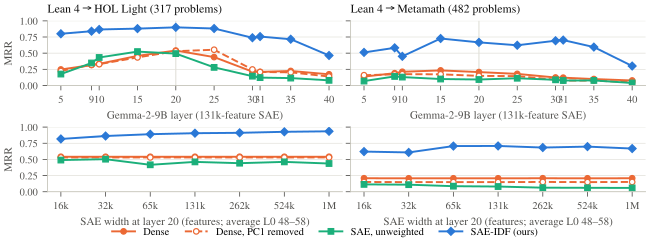

This chart was generated by the following Python code:
"""Figure 3: layer sweep (top) and SAE-width sweep at matched sparsity (bottom),
for miniF2F Lean 4 -> HOL Light and -> Metamath."""
import csv
from pathlib import Path
import matplotlib.pyplot as plt
import style as S

S.setup()
HERE = Path(__file__).resolve().parent
A = {(r["task"], r["config"]): r for r in csv.DictReader(open(HERE.parent / "data" / "ablation_minif2f.csv"))}
layers = [5, 9, 10, 15, 20, 25, 30, 31, 35, 40]
widths = [("16k", 16384, "L20_w16k_l0_58"), ("32k", 32768, "L20_w32k"), ("65k", 65536, "L20_w65k"),
          ("131k", 131072, "L20_w131k_l0_53"), ("262k", 262144, "L20_w262k_l0_50"),
          ("524k", 524288, "L20_w524k"), ("1M", 1048576, "L20_w1m_l0_57")]
methods = ["dense", "dense_pc1", "sae_mean", "sae_idf"]
tasks = [("HOLLight", "Lean 4 → HOL Light (317 problems)"), ("Metamath", "Lean 4 → Metamath (482 problems)")]

fig, axes = plt.subplots(2, 2, figsize=(S.TEXT_IN, 2.45), sharey=True)
for col, (task, title) in enumerate(tasks):
    ax = axes[0, col]
    for m in methods:
        ax.plot(layers, [float(A[(task, f"L{l}_w131k")][m]) for l in layers], **S.style(m))
    ax.set_title(title, color=S.INK, loc="left")
    ax.set_xlabel("Gemma-2-9B layer (131k-feature SAE)"); ax.set_xticks(layers)
    ax.axvline(20, color=S.GRID, lw=0.8, zorder=0)
    ax = axes[1, col]
    xs = [w for _, w, _ in widths]
    for m in methods:
        ax.plot(xs, [float(A[(task, c)][m]) for _, _, c in widths], **S.style(m))
    ax.set_xscale("log", base=2); ax.set_xticks(xs); ax.set_xticklabels([n for n, _, _ in widths]); ax.minorticks_off()
    ax.set_xlabel("SAE width at layer 20 (features; average L0 48–58)")
for ax in axes[:, 0]:
    ax.set_ylabel("MRR")
for ax in axes.flat:
    ax.set_ylim(0, 1); ax.set_yticks([0, 0.25, 0.5, 0.75, 1.0]); ax.grid(axis="x", visible=False)
# direct labels on the right-most points of the top-left panel, legend once
handles = [plt.Line2D([], [], **S.style(m), label=S.SERIES[m]["label"]) for m in methods]
fig.legend(handles=handles, loc="lower center", ncol=4, bbox_to_anchor=(0.5, -0.01), columnspacing=1.5, handlelength=2.2)
fig.tight_layout(pad=0.3, rect=(0, 0.06, 1, 1))
fig.savefig(HERE / "fig_ablation.pdf"); fig.savefig(HERE / "fig_ablation.png", dpi=150)
print("wrote fig_ablation.pdf")
